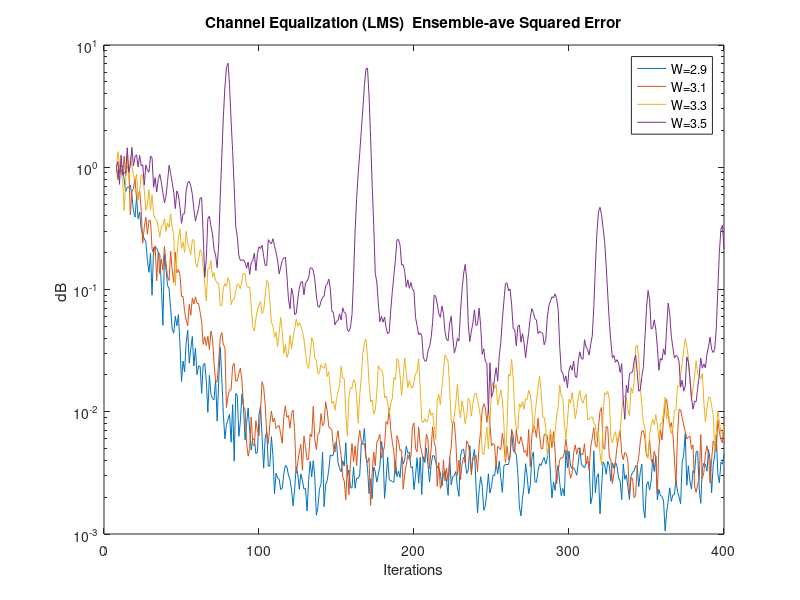
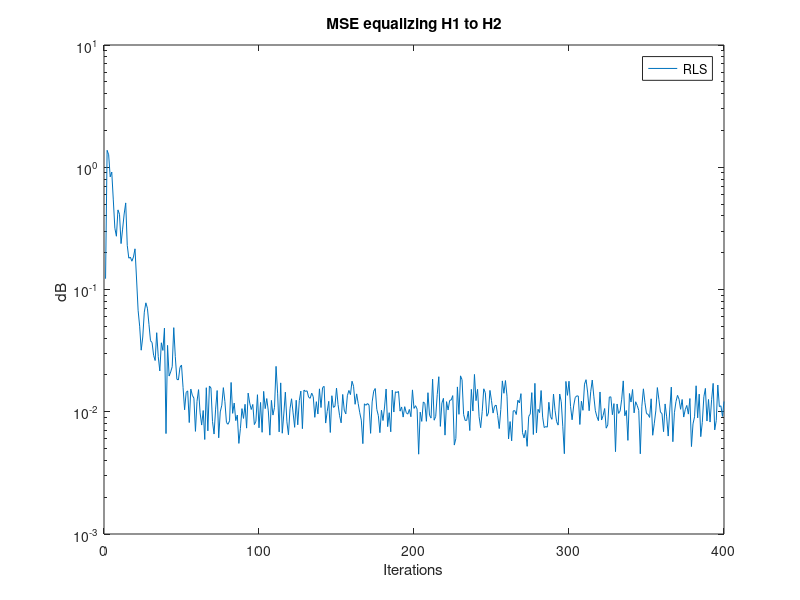

Write the MATLAB code that produced these figures, in order.
%
%	ELEN 431 SANTA CLARA UNIVERSITY
%	ADAPTIVE  EQUALIZATION  Part 1  (Uses LMS alg.)
%	
%
clear all;
plots = 4;
runs = 20;
iterations = 400;
N = 11;
B = [2.9 3.1 3.3 3.5];
delay = 7;
nchannel = 3;
mu = 0.075;
var = 0.001;


for l=1:plots
sqerr = zeros(runs, iterations);
for m=1:runs
%
% 	first generate the a and v vectors
%
a = sign( 2.0 * (rand(iterations,1) - ones(iterations,1)*0.5));
v = sqrt(var) * randn(iterations,1);
%
for n=1:nchannel
	ht(n) = 0.5 * (1.0 + cos(2*pi*(n-2)/B(l)));
end
h=[ht(1)  ht(2)  ht(3)];
%
%	generate the output of the channel,  u
%
u = conv(h,a);
%
%	generate the x input vector 
%
v = [v; zeros(nchannel-1,1)];
x = u + v;
%
%	generate the d input vector 
%
	b = [zeros(1,delay) 1];
	d = filter(b,1,a);
%
%	Initialize for the algorithm
%
	W = zeros(N,1);
	e = zeros(iterations, 1);
	y = zeros(iterations, 1);
%
%	Now  run the LMS algorithm 
%
	for j = 1:N
	   y(j,1) = W(1:j,1)' * x(j:-1:1);
	   e(j,1) = d(j,1) - y(j,1);
	   W(1:j,1) = W(1:j,1) + mu*e(j,1)*x(j:-1:1);
	   sqerr(m,j) = e(j,1) * e(j,1);
	end
	for j = N+1:iterations
	   y(j,1) = W' * x(j:-1:j-N+1);
	   e(j,1) = d(j,1) - y(j,1);
	   W = W + mu*e(j,1)*x(j:-1:j-N+1);
	   sqerr(m,j) = e(j,1) * e(j,1);
	end
   PSIfinal(m) = sqerr(m,iterations);
   WW(1:N,m) = W;
end 
PSI(l,:) = mean(sqerr);
PSIt(l,:) = mean(sqerr');
end
xl = 'Iterations';
yl = 'PSI';
yt = 'PSIt';
ts = 'Channel Equalization (LMS)  Ensemble-ave Squared Error';
xaxis=(1:length(PSI));
figure;
semilogy(xaxis,PSI(1,:),xaxis,PSI(2,:),xaxis,PSI(3,:),xaxis,PSI(4,:)),
title(ts),ylabel('dB '),xlabel(xl),
legend('W=2.9','W=3.1','W=3.3','W=3.5');


%Part 2
clear all;
plots = 4;
runs = 20;
iterations = 400;
N = 11;
B = [2.9 3.1 3.3 3.5];
delay = 7;
nchannel = 3;
mu = 0.075;
var1 = 0.001;


for l=1:plots
sqerr = zeros(runs, iterations);
for m=1:runs
%
% 	first generate the a and v vectors
%
a = sign( 2.0 * (rand(iterations,1) - ones(iterations,1)*0.5));
v = sqrt(var1) * randn(iterations,1);
%
for n=1:nchannel
	ht(n) = 0.5 * (1.0 + cos(2*pi*(n-2)/B(l)));
end
h=[ht(1)  ht(2)  ht(3)];

h1 = [0.35 1 -0.35];
h2 = [0.35 1 0.35];
%
%	generate the output of the channel,  u
%
u = conv(h1,a);
%
%	generate the x input vector 
%
v = [v; zeros(nchannel-1,1)];
x = u + v;
%
%	generate the d input vector 
%
	b = [zeros(1,delay) 1];
	d = conv(h2,a);
%
%	Initialize for the algorithm
%
	W = zeros(N,1);
	e = zeros(iterations, 1);
	y = zeros(iterations, 1);
%
%	Now  run the LMS algorithm 
%
	for j = 1:N
	   y(j,1) = W(1:j,1)' * x(j:-1:1);
	   e(j,1) = d(j,1) - y(j,1);
	   W(1:j,1) = W(1:j,1) + mu*e(j,1)*x(j:-1:1);
	   sqerr(m,j) = e(j,1) * e(j,1);
	end
	for j = N+1:iterations
	   y(j,1) = W' * x(j:-1:j-N+1);
	   e(j,1) = d(j,1) - y(j,1);
	   W = W + mu*e(j,1)*x(j:-1:j-N+1);
	   sqerr(m,j) = e(j,1) * e(j,1);
	end
   PSIfinal(m) = sqerr(m,iterations);
   WW(1:N,m) = W;
end 
PSI(l,:) = mean(sqerr);
PSIt(l,:) = mean(sqerr');
end
xl = 'Iterations';
yl = 'PSI';
yt = 'PSIt';
ts = 'MSE equalizing H1 to H2';
xaxis=(1:length(PSI));
figure(2);
semilogy(xaxis,PSI(1,:)),
title(ts),ylabel('dB '),xlabel(xl)
legend('RLS','LMS');
